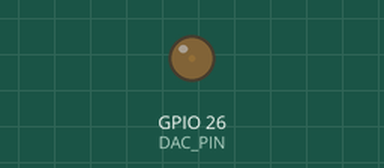
This program was run on a simulated ESP32. Shown: output pins drawn as LEDs (lit = HIGH). What the program prints to the serial monitor is not drawn.

Above: at 0.05 s.
At 2.3 s:
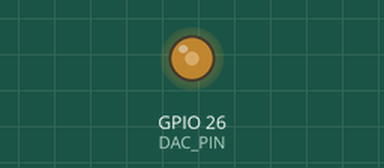
At 4.6 s:
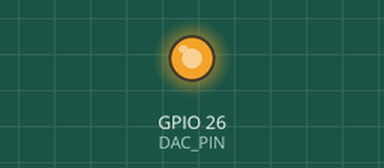
At 9.2 s:
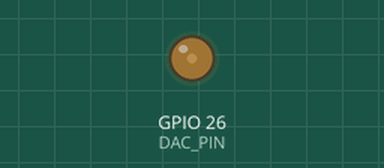
Timing chart, 0 to 13.3 s (numbered marks = the images above):
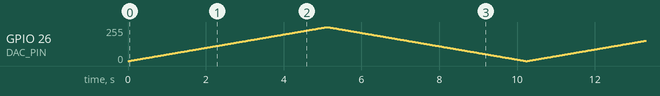

The program:

main.cpp
```cpp
#include <Arduino.h>

#define DAC_PIN 26

void setup() {
    Serial.begin(115200);
    Serial.println("Step 5: DAC2 on GPIO26");
}

void loop() {
    for (int i = 0; i <= 255; i++) {
        dacWrite(DAC_PIN, i);
        delay(20);
    }

    for (int i = 255; i >= 0; i--) {
        dacWrite(DAC_PIN, i);
        delay(20);
    }
}
```
